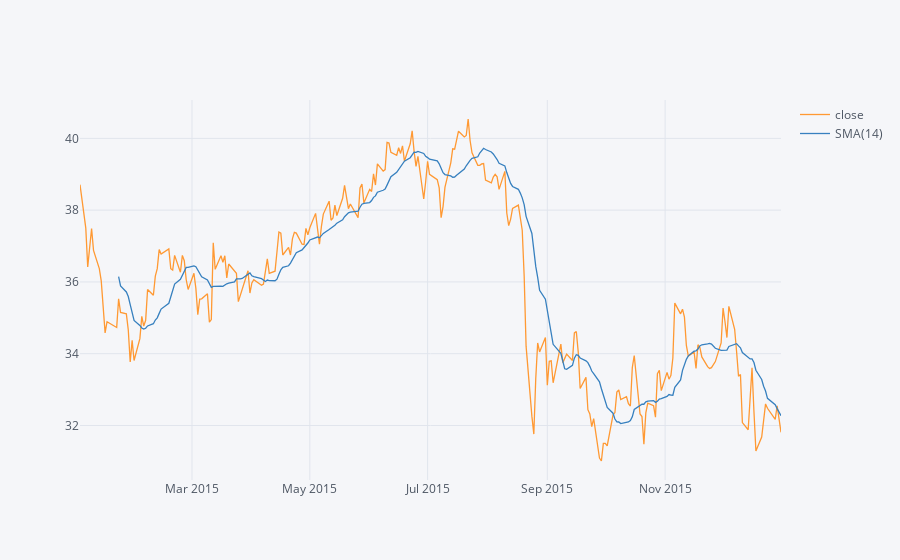

The notebook cell this image was saved under:
### Markdown cell above
**Use .ta_plot(study='sma') to create a Simple Moving Averages plot of Morgan Stanley for the year 2015.**

### Code cell
bank_stocks['MS']['close'].loc[start15:end15].ta_plot(study='sma')

### Figure 1 — Plotly figure (JSON) as saved in the notebook; plotly's stock layout.template omitted (floating-point values rounded to 4 significant figures; data arrays with more than 128 entries replaced by an {"elided": "..."} marker saying what was removed)
{"data": [{"line": {"color": "rgba(255, 153, 51, 1.0)", "dash": "solid", "shape": "linear", "width": 1.3}, "mode": "lines", "name": "close", "text": "", "type": "scatter", "x": {"elided": "252 str values"}, "y": {"elided": "252 float values"}}, {"line": {"color": "rgba(55, 128, 191, 1.0)", "dash": "solid", "shape": "linear", "width": 1.3}, "mode": "lines", "name": "SMA(14)", "text": "", "type": "scatter", "x": {"elided": "252 str values"}, "y": {"elided": "252 mixed values"}}], "layout": {"legend": {"bgcolor": "#F5F6F9", "font": {"color": "#4D5663"}}, "paper_bgcolor": "#F5F6F9", "plot_bgcolor": "#F5F6F9", "title": {"font": {"color": "#4D5663"}}, "xaxis": {"gridcolor": "#E1E5ED", "showgrid": true, "tickfont": {"color": "#4D5663"}, "title": {"font": {"color": "#4D5663"}, "text": ""}, "zerolinecolor": "#E1E5ED"}, "yaxis": {"gridcolor": "#E1E5ED", "showgrid": true, "tickfont": {"color": "#4D5663"}, "title": {"font": {"color": "#4D5663"}, "text": ""}, "zerolinecolor": "#E1E5ED"}}}
